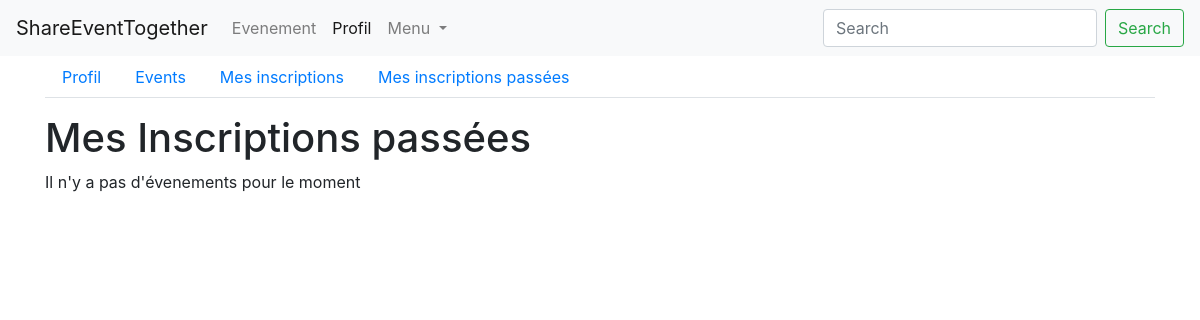
The page /profile/evenements/finis (signed in) on the database as committed earlier.
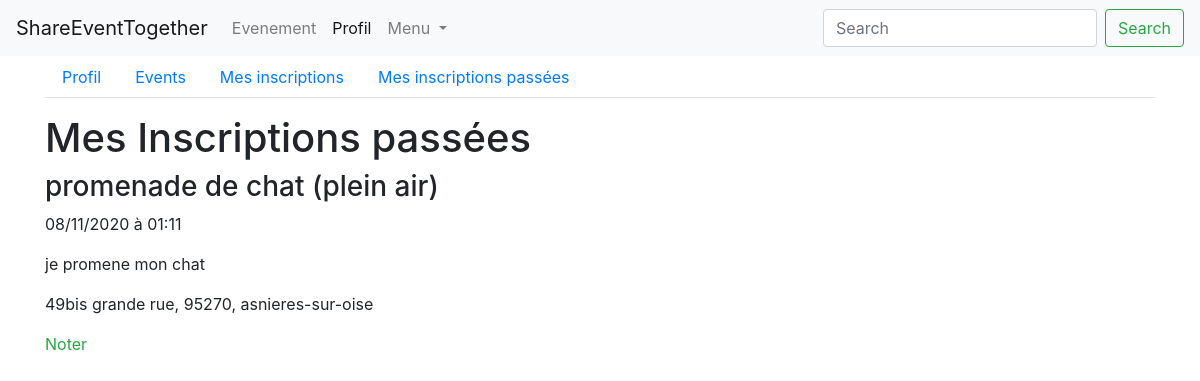
The same page on the database as committed later.
### events/models.py (models this page shows, shortened)
class InscriptionEvent(models.Model):
    person = models.ForeignKey('persons.Person', on_delete=models.CASCADE)
    event = models.ForeignKey('Event', on_delete=models.CASCADE)

class Event(models.Model):
    PARTY_CATEGORY = 'soiree'
    GAME_CATEGORY = 'jeux'
    TOURISM_CATEGORY = 'tourisme'
    AREA_CATEGORY = 'plein air'
    CATEGORY_CHOICES = (
        (PARTY_CATEGORY, 'soiree'),
        (GAME_CATEGORY, 'jeux'),
        (TOURISM_CATEGORY, 'tourisme'),
        (AREA_CATEGORY, 'plein air')
    )
    person = models.ForeignKey('persons.Person', on_delete=models.CASCADE)
    title = models.CharField('titre', max_length=150)
    description = models.TextField('description')
    address = models.CharField('adresse', max_length=100)
    zip_code = models.IntegerField('code postal')
    city = models.CharField('ville', max_length=50)
    category = models.CharField('categorie', choices=CATEGORY_CHOICES, max_length=20)
    created_at = models.DateTimeField('crée à', auto_now=True)
    event_date = models.DateTimeField('date evenement', auto_now=False)

### events/views/events.py (the view, shortened to what this page needs)
# urls.py: path('profile/evenements/finis', ProfileFinishedEventsView.as_view(), name='profil-finished-events'),
class ProfileFinishedEventsView(PersonView):
    def get(self, request):
        user = request.user
        person = get_person_by_user(user)
        today = datetime.now()
        inscription_events = get_inscription_event_person(person).filter(event__event_date__lt=today)
        form = KarmaForm()
        context = {
            'user': user,
            'person': person,
            'form': form,
            'inscription_events': inscription_events,
            'navigation_items': navigation.navigation_items(navigation.NAV_PROFIL),
        }
        return render(request, 'persons/events/my_finished_events.html', context)

### events/forms.py
class KarmaForm(forms.ModelForm):
    class Meta:
        model = Karma
        fields = ('note',)
        widgets = {
            'note': forms.NumberInput(attrs={'max': 10, 'min': 0})
        }

### events/models_helpers.py (called while the page is built)
def get_person_by_user(user):
    return Person.objects.get(user=user)

def get_inscription_event_person(person):
    return InscriptionEvent.objects.filter(person=person)

### events/navigation.py (called while the page is built)
def navigation_items(selected_item=None):
    items = []
    for name, shortcut in NAV_ITEMS:
        items.append({
            'name': name,
            'url': reverse(shortcut),
            'active': True if selected_item == name else False,
        })
    return items

### events/templates/persons/events/my_finished_events.html (shortened to what this page needs)
{% extends 'persons/base_navbar.html' %}
{% load bootstrap4 %}
{% block content %}
    <div class="row">
        <div class="col">
            <div class="row">
                <div class="col">
                    <ul class="nav nav-tabs">
                        <li class="nav-item">
                            <a class="nav-link" href="{% url 'profil' %}">Profil</a>
                        </li>
                        <li class="nav-item">
                            <a class="nav-link" href="{% url 'profil-events' %}">Events</a>
                        </li>
                        <li class="nav-item">
                            <a class="nav-link" href="{% url 'profil-registered_events' %}">Mes inscriptions</a>
                        </li>
                        <li class="nav-item">
                            <a class="nav-link" href="{% url 'profil-finished-events' %}">Mes inscriptions passées</a>
                        </li>
                    </ul>
                </div>
            </div>
            <div class="row">
                <div class="col mt-3">
                    <div class="row">
                        <h1 class="col-md-7">Mes Inscriptions passées</h1>
                        <div class="col-md-5 text-right">
                        </div>
                    </div>
                    {% for inscription in inscription_events %}
                        <div class="row">
                            <div class="col">
                                <h3>{{ inscription.event.title }} ({{ inscription.event.category }})</h3>
                                <p>{{ inscription.event.event_date|date:'d/m/Y à h:m' }}</p>
                                <p>{{ inscription.event.description }}</p>
                                <p>{{ inscription.event.address }}, {{ inscription.event.zip_code }}, {{ inscription.event.city }}</p>
                                <a class="text-success" data-toggle="modal" data-target="#close_modal">Noter</a>
                            </div>
                        </div>
                    {% empty %}
                        <p>Il n'y a pas d'évenements pour le moment</p>
                    {% endfor %}
                </div>
            </div>
        </div>
    </div>
{% endblock %}

Rows that differ between the two databases and show on the page:
added InscriptionEvent: event "promenade de chat", event.category "plein air", event.event_date "08/11/2020 à 01:11", event.description "je promene mon chat", event.address "49bis grande rue", event.zip_code "95270", event.city "asnieres-sur-oise"
Other text that changed with them:
text no longer shown: "Il n'y a pas d'évenements pour le moment"
